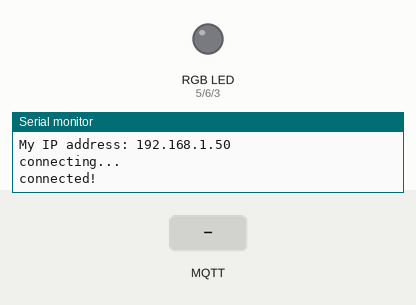
Simulated run of this sketch. Board: Arduino Uno, built for the host (arithmetic inside an expression is 32-bit, double 64-bit). Shown: an RGB LED mixed from three pins (HIGH = lit), the last lines printed to the serial monitor. Inputs (shaded band) come from the test bench. WiFi joins after 1.5 s; servers stay silent unless stated; no MQTT or app messages arrive unless stated.

Above: at 2.7 s.
2.8 s: MQTT message "lightReading" arrives on the first subscribed topic
At 9.51 s:
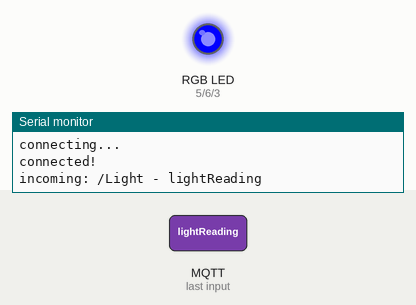
10.4 s: MQTT message "0" arrives on the first subscribed topic
At 18.23 s:
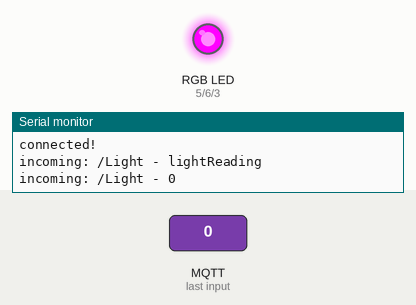
Timing chart, 0 to 20.2 s (numbered marks = the images above; inputs shaded):
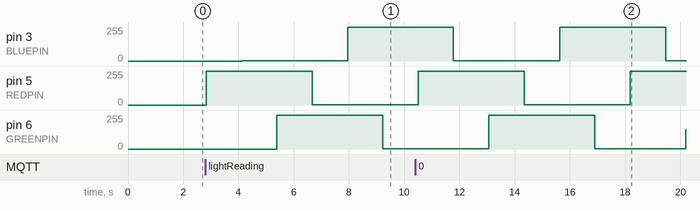

The sketch:

shiftr-RGB-noaddressable-ethernet.ino
```cpp
// This example uses an Arduino Uno together with
// an Ethernet Shield to connect to shiftr.io.
// It also automatically asks for an IP address. This code was taken from
// EXAMPLES/Ethernet/DhcpAddressPrinter
//
// You can see the information here"
// https://shiftr.io/buddadweet/Foresta-Inclusive
//
// by Joël Gähwiler
// https://github.com/256dpi/arduino-mqtt


//Ethernet and SHiftr
#include <Ethernet.h>
#include <MQTT.h>
#include <SPI.h> //from DhcpAddressPrinter

#define REDPIN 5
#define GREENPIN 6
#define BLUEPIN 3

#define FADESPEED 5     // make this higher to slow down

// from DhcpAddressPrinter
        byte mac[] = {
          0x00, 0xAA, 0xBB, 0xCC, 0xDE, 0x04 /*change mac address so it is different from the programme
         // on send arduino */
        };
// end from DhcpAddressPrinter

EthernetClient net;
MQTTClient client;

//unsigned long lastMillis = 0;
int lightReading = 0;   // This is for the received sensor value sent by shiftr
//int FADESPEED = 10;
unsigned long time_now = 0;

void setup() {
  Serial.begin(9600);

  pinMode(REDPIN, OUTPUT);
  pinMode(GREENPIN, OUTPUT);
  pinMode(BLUEPIN, OUTPUT);

//from DhcpAddressPrinter
     // start the Ethernet connection:
      Serial.println("Initialize Ethernet with DHCP:");
      if (Ethernet.begin(mac) == 0) {
        Serial.println("Failed to configure Ethernet using DHCP");
        if (Ethernet.hardwareStatus() == EthernetNoHardware) {
          Serial.println("Ethernet shield was not found.  Sorry, can't run without hardware. :(");
        } else if (Ethernet.linkStatus() == LinkOFF) {
          Serial.println("Ethernet cable is not connected.");
        }
        // no point in carrying on, so do nothing forevermore:
       while (true) {
          delay(1);
        }
      }
      // print your local IP address:
      Serial.print("My IP address: ");
      Serial.println(Ethernet.localIP());
// end from DhcpAddressPrinter

    // Note: Local domain names (e.g. "Computer.local" on OSX) are not supported by Arduino.
    // You need to set the IP address directly.
    client.begin("broker.shiftr.io", net);
    client.onMessage(messageReceived);  // call this function (message received) whenever there is a message

    connect();

}

void loop() {
  client.loop();

  if (!client.connected()) {
    connect();
  }

  int r, g, b;

  // fade from blue to violet
  for (r = 0; r < 256; r++) {
    analogWrite(REDPIN, r);
    delay (FADESPEED);
  }
  // fade from violet to red
  for (b = 255; b > 0; b--) {
    analogWrite(BLUEPIN, b);
     delay (FADESPEED);
  }
  // fade from red to yellow
  for (g = 0; g < 256; g++) {
    analogWrite(GREENPIN, g);
    delay (FADESPEED);
  }
  // fade from yellow to green
  for (r = 255; r > 0; r--) {
    analogWrite(REDPIN, r);
    delay (FADESPEED);
  }
  // fade from green to teal
  for (b = 0; b < 256; b++) {
    analogWrite(BLUEPIN, b);
    delay (FADESPEED);
  }
  // fade from teal to blue
  for (g = 255; g > 0; g--) {
    analogWrite(GREENPIN, g);
    delay (FADESPEED);
  }

  DhcAddress ();
}

void connect() {
  Serial.print("connecting...");
  while (!client.connect("Foresta-InclusiveRGBPanel", "83aa4496", "02ffd19115bcd0ed")) {
    Serial.print(".");
    delay(1000);
  }

  Serial.println("\nconnected!");  //  '/n' means start at new line
  //client.unsubscribe("/WetSoil");
  client.subscribe("/Light");  //     '/' all names start with a slash
}

void messageReceived(String &topic, String &payload) {   // string is a type of variable - a series of characters (topic= /WetSoil  payload= the value
  if (topic== "lightReading"){
   lightReading = payload.toInt(); // this translates the payload string into and integer, which is now stored in moistureReading
  }

  Serial.println("incoming: " + topic + " - " + payload);  // see serial - this is how the information is displayed
}

void DhcAddress (){
// from DhcpAddressPrinter
      switch (Ethernet.maintain()) {
      case 1:
        //renewed fail
        Serial.println("Error: renewed fail");
        break;

      case 2:
        //renewed success
        Serial.println("Renewed success");
        //print your local IP address:
        Serial.print("My IP address: ");
        Serial.println(Ethernet.localIP());
        break;

      case 3:
        //rebind fail
        Serial.println("Error: rebind fail");
        break;

      case 4:
        //rebind success
        Serial.println("Rebind success");
        //print your local IP address:
        Serial.print("My IP address: ");
        Serial.println(Ethernet.localIP());
        break;

      default:
        //nothing happened
        break;

    }
// end from DhcpAddressPrinter

}
```
